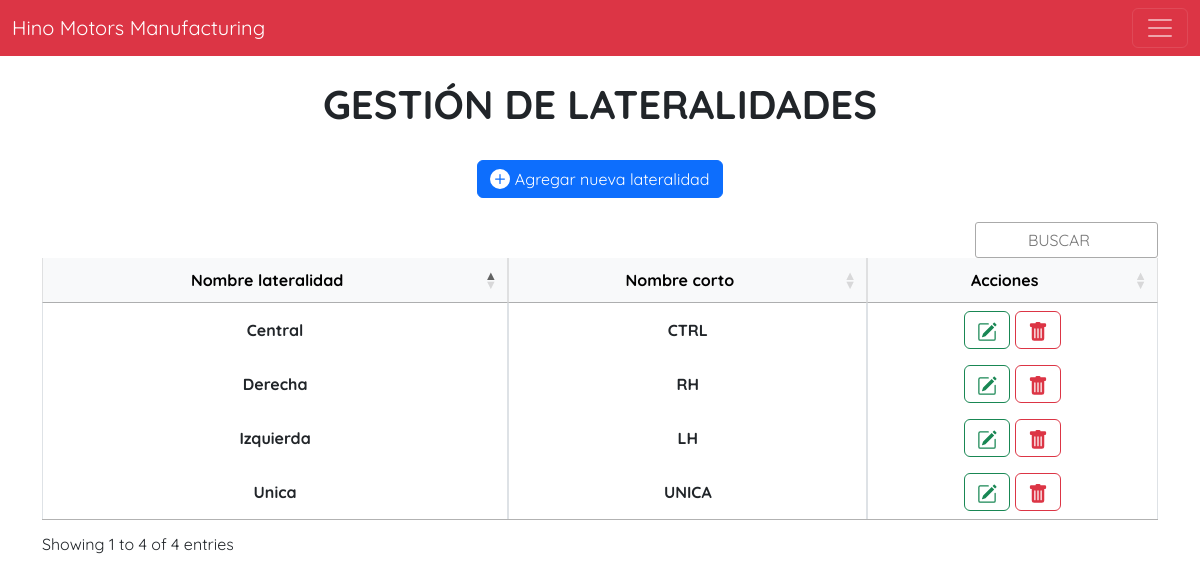
/view/lateralidad/index.php, run on the app's committed database.
### tables this page shows
CREATE TABLE IF NOT EXISTS `lateralidad` (
  `idLateralidad` int(10) NOT NULL AUTO_INCREMENT,
  `nombreLateralidad` varchar(20) NOT NULL,
  `nombreCorto` varchar(10) NOT NULL,
  `creatAt` timestamp NOT NULL DEFAULT CURRENT_TIMESTAMP,
  `updateAt` timestamp NOT NULL DEFAULT CURRENT_TIMESTAMP,
  PRIMARY KEY (`idLateralidad`)
);

### config/conexion.php (called while the page is built)
<?php
class db{
    private $host = "localhost";
    private $dbname = "hino";
    private $username = "root";
    private $password = "";
    public function conexion() {
        try {
            $PDO = new PDO("mysql:host=" . $this->host . ";dbname=" . $this->dbname, $this->username, $this->password);
            return $PDO;
        } catch(PDOException $e) {
            echo "Error al conectarse a la base de datos" . $e->getMessage();
        }
    }
}
?>

### controller/lateralidadCtrl.php (called while the page is built, shortened)
<?php
class lateralidadController
{
   private $model;
   public function __construct()
   {
      require_once(__DIR__ ."/../model/lateralidadMdl.php");
      $this->model = new lateralidadModel();
   }
   public function index()
   {
      return ($this->model->index()) ? $this->model->index() : false;
   }
}

### model/lateralidadMdl.php (called while the page is built, shortened)
<?php
class lateralidadModel
{
    private $PDO;
    public function __construct()
    {
        require_once(__DIR__ ."/../config/conexion.php");
        $con = new db();
        $this->PDO = $con->conexion();
    }
    public function index()
    {
        $stament = $this->PDO->prepare("SELECT *
        FROM lateralidad
        ORDER BY idLateralidad ASC
        ");
        return ($stament->execute()) ? $stament->fetchAll() : false;
    }
}

### view/lateralidad/index.php (the view, shortened to what this page needs)
<?php
require_once("../head/head.php");
require_once("../../controller/lateralidadCtrl.php");
$obj =  new lateralidadController();
$rows = $obj->index();
?>
<br>
<h1 class="text-center"><strong>GESTIÓN DE LATERALIDADES</strong></h1>
<br>
<div class="container">
  <div class="d-flex justify-content-center">
    <a href="./creat.php">
      <button type="button" class="btn btn-primary d-flex align-items-center" type="button"><svg xmlns="http://www.w3.org/2000/svg" width="20" height="20" fill="currentColor" class="bi bi-plus-circle-fill" viewBox="0 0 16 16">
          <path d="M16 8A8 8 0 1 1 0 8a8 8 0 0 1 16 0zM8.5 4.5a.5.5 0 0 0-1 0v3h-3a.5.5 0 0 0 0 1h3v3a.5.5 0 0 0 1 0v-3h3a.5.5 0 0 0 0-1h-3v-3z" />
        </svg>&nbsp;Agregar nueva lateralidad</button>
    </a>
  </div>
  <br>
  <div class="table-responsive">
    <table class="table table-bordered table-hover" id="lateralidadTable">
      <thead class="table-light">
        <tr>
          <th class="text-center align-middle" scope="col">Nombre lateralidad</th>
          <th class="text-center align-middle" scope="col">Nombre corto</th>
          <th class="text-center align-middle" scope="col">Acciones</th>
        </tr>
      </thead>
      <tbody>
        <?php if ($rows) : ?>
          <?php foreach ($rows as $row) : ?>
            <tr>
              <th class="text-center align-middle"><?= $row['nombreLateralidad'] ?></th>
              <th class="text-center align-middle"><?= $row['nombreCorto'] ?></th>
              <th class="text-center">
                <a href="edit.php?id=<?= $row['idLateralidad'] ?>" class="btn btn-outline-success"></a>
                <button type="button" class="btn btn-outline-danger" data-bs-toggle="modal" data-bs-target="#exampleModal" onclick="setDeleteId('<?= $row['idLateralidad'] ?>')">
                  <div class="contenedor-icon">
                  </div>
                </button>
              </th>
            </tr>
          <?php endforeach; ?>
        <?php else : ?>
          <tr>
            <td colspan="2" class="text-center">No hay registros</td>
          </tr>
        <?php endif; ?>
      </tbody>
    </table>
  </div>
</div>
<?php
require_once("../head/footer.php");
?>

### CSS/estilos.css (style rules this page uses)
body { font-family: 'Quicksand', sans-serif; }

### data on the page
lateralidad: nombreLateralidad "Derecha", nombreCorto "RH"
lateralidad: nombreLateralidad "Izquierda", nombreCorto "LH"
lateralidad: nombreLateralidad "Unica", nombreCorto "UNICA"
lateralidad: nombreLateralidad "Central", nombreCorto "CTRL"
